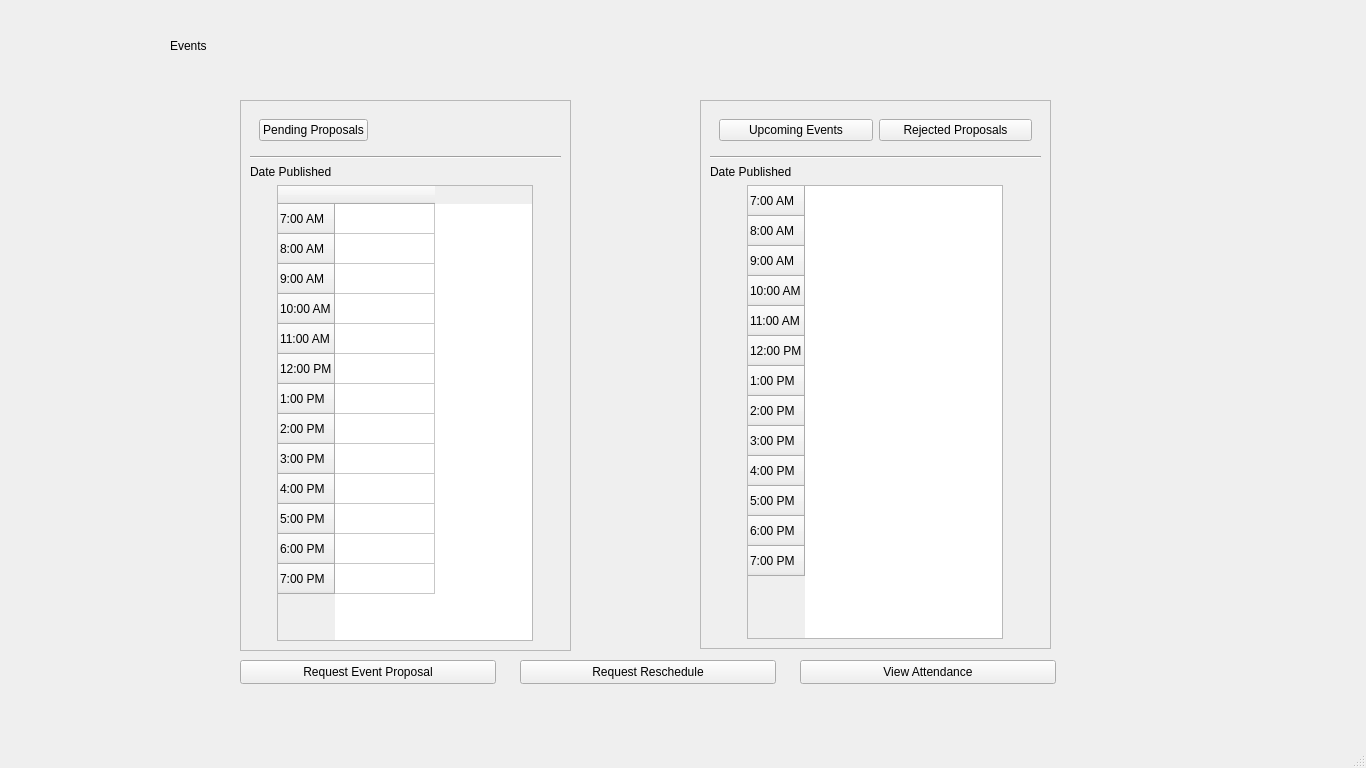
<?xml version="1.0" encoding="UTF-8"?>
<ui version="4.0">
 <class>MainWindow</class>
 <widget class="QMainWindow" name="MainWindow">
  <property name="geometry">
   <rect>
    <x>0</x>
    <y>0</y>
    <width>1366</width>
    <height>768</height>
   </rect>
  </property>
  <property name="windowTitle">
   <string>MainWindow</string>
  </property>
  <widget class="QWidget" name="centralwidget">
   <widget class="QStackedWidget" name="stackedWidget">
    <property name="geometry">
     <rect>
      <x>0</x>
      <y>0</y>
      <width>1366</width>
      <height>768</height>
     </rect>
    </property>
    <property name="currentIndex">
     <number>0</number>
    </property>
    <widget class="QWidget" name="page">
     <widget class="QWidget" name="horizontalLayoutWidget_4">
      <property name="geometry">
       <rect>
        <x>240</x>
        <y>100</y>
        <width>331</width>
        <height>551</height>
       </rect>
      </property>
      <layout class="QHBoxLayout" name="Pending_Layout">
       <item>
        <widget class="QFrame" name="Pending">
         <property name="frameShape">
          <enum>QFrame::StyledPanel</enum>
         </property>
         <layout class="QVBoxLayout" name="verticalLayout_4">
          <item>
           <widget class="QWidget" name="widget" native="true">
            <layout class="QHBoxLayout" name="horizontalLayout">
             <item alignment="Qt::AlignLeft">
              <widget class="QPushButton" name="PendingButton">
               <property name="text">
                <string>Pending Proposals</string>
               </property>
              </widget>
             </item>
            </layout>
           </widget>
          </item>
          <item>
           <widget class="Line" name="line_4">
            <property name="orientation">
             <enum>Qt::Horizontal</enum>
            </property>
           </widget>
          </item>
          <item alignment="Qt::AlignLeft|Qt::AlignTop">
           <widget class="QLabel" name="DatePublished_Pending">
            <property name="text">
             <string>Date Published</string>
            </property>
           </widget>
          </item>
          <item alignment="Qt::AlignHCenter">
           <widget class="QTableWidget" name="PendingTable">
            <row>
             <property name="text">
              <string>7:00 AM</string>
             </property>
            </row>
            <row>
             <property name="text">
              <string>8:00 AM</string>
             </property>
            </row>
            <row>
             <property name="text">
              <string>9:00 AM</string>
             </property>
            </row>
            <row>
             <property name="text">
              <string>10:00 AM</string>
             </property>
            </row>
            <row>
             <property name="text">
              <string>11:00 AM</string>
             </property>
            </row>
            <row>
             <property name="text">
              <string>12:00 PM</string>
             </property>
            </row>
            <row>
             <property name="text">
              <string>1:00 PM</string>
             </property>
            </row>
            <row>
             <property name="text">
              <string>2:00 PM</string>
             </property>
            </row>
            <row>
             <property name="text">
              <string>3:00 PM</string>
             </property>
            </row>
            <row>
             <property name="text">
              <string>4:00 PM</string>
             </property>
            </row>
            <row>
             <property name="text">
              <string>5:00 PM</string>
             </property>
            </row>
            <row>
             <property name="text">
              <string>6:00 PM</string>
             </property>
            </row>
            <row>
             <property name="text">
              <string>7:00 PM</string>
             </property>
            </row>
            <column>
             <property name="text">
              <string/>
             </property>
            </column>
           </widget>
          </item>
         </layout>
        </widget>
       </item>
      </layout>
     </widget>
     <widget class="QLabel" name="label">
      <property name="geometry">
       <rect>
        <x>170</x>
        <y>30</y>
        <width>111</width>
        <height>31</height>
       </rect>
      </property>
      <property name="text">
       <string>Events</string>
      </property>
     </widget>
     <widget class="QWidget" name="horizontalLayoutWidget_7">
      <property name="geometry">
       <rect>
        <x>700</x>
        <y>100</y>
        <width>351</width>
        <height>551</height>
       </rect>
      </property>
      <layout class="QHBoxLayout" name="Layout_Upcoming_Resched">
       <item>
        <widget class="QStackedWidget" name="UpcomingReschedule">
         <property name="currentIndex">
          <number>1</number>
         </property>
         <widget class="QWidget" name="page_5">
          <widget class="QFrame" name="UpcomingEvents">
           <property name="geometry">
            <rect>
             <x>0</x>
             <y>0</y>
             <width>351</width>
             <height>549</height>
            </rect>
           </property>
           <property name="frameShape">
            <enum>QFrame::StyledPanel</enum>
           </property>
           <layout class="QVBoxLayout" name="verticalLayout_9">
            <item>
             <widget class="QWidget" name="widget_8" native="true">
              <layout class="QHBoxLayout" name="horizontalLayout_7">
               <item>
                <widget class="QPushButton" name="UpcomingButton_2">
                 <property name="text">
                  <string>Upcoming Events</string>
                 </property>
                </widget>
               </item>
               <item>
                <widget class="QPushButton" name="RejectedButton">
                 <property name="text">
                  <string>Rejected Proposals</string>
                 </property>
                </widget>
               </item>
              </layout>
             </widget>
            </item>
            <item>
             <widget class="Line" name="line_9">
              <property name="orientation">
               <enum>Qt::Horizontal</enum>
              </property>
             </widget>
            </item>
            <item alignment="Qt::AlignLeft|Qt::AlignTop">
             <widget class="QLabel" name="DatePublished_Events_6">
              <property name="text">
               <string>Date Published</string>
              </property>
             </widget>
            </item>
            <item alignment="Qt::AlignHCenter">
             <widget class="QTableWidget" name="Events_table_6">
              <row>
               <property name="text">
                <string>7:00 AM</string>
               </property>
              </row>
              <row>
               <property name="text">
                <string>8:00 AM</string>
               </property>
              </row>
              <row>
               <property name="text">
                <string>9:00 AM</string>
               </property>
              </row>
              <row>
               <property name="text">
                <string>10:00 AM</string>
               </property>
              </row>
              <row>
               <property name="text">
                <string>11:00 AM</string>
               </property>
              </row>
              <row>
               <property name="text">
                <string>12:00 PM</string>
               </property>
              </row>
              <row>
               <property name="text">
                <string>1:00 PM</string>
               </property>
              </row>
              <row>
               <property name="text">
                <string>2:00 PM</string>
               </property>
              </row>
              <row>
               <property name="text">
                <string>3:00 PM</string>
               </property>
              </row>
              <row>
               <property name="text">
                <string>4:00 PM</string>
               </property>
              </row>
              <row>
               <property name="text">
                <string>5:00 PM</string>
               </property>
              </row>
              <row>
               <property name="text">
                <string>6:00 PM</string>
               </property>
              </row>
              <row>
               <property name="text">
                <string>7:00 PM</string>
               </property>
              </row>
             </widget>
            </item>
           </layout>
          </widget>
         </widget>
         <widget class="QWidget" name="page_6">
          <widget class="QFrame" name="RejectedProposals">
           <property name="geometry">
            <rect>
             <x>0</x>
             <y>0</y>
             <width>351</width>
             <height>549</height>
            </rect>
           </property>
           <property name="frameShape">
            <enum>QFrame::StyledPanel</enum>
           </property>
           <layout class="QVBoxLayout" name="verticalLayout_10">
            <item>
             <widget class="QWidget" name="widget_9" native="true">
              <layout class="QHBoxLayout" name="horizontalLayout_8">
               <item>
                <widget class="QPushButton" name="UpcomingButton">
                 <property name="text">
                  <string>Upcoming Events</string>
                 </property>
                </widget>
               </item>
               <item>
                <widget class="QPushButton" name="ReschduleButton">
                 <property name="text">
                  <string>Rejected Proposals</string>
                 </property>
                </widget>
               </item>
              </layout>
             </widget>
            </item>
            <item>
             <widget class="Line" name="line_10">
              <property name="orientation">
               <enum>Qt::Horizontal</enum>
              </property>
             </widget>
            </item>
            <item alignment="Qt::AlignLeft|Qt::AlignTop">
             <widget class="QLabel" name="DatePublished_Events_7">
              <property name="text">
               <string>Date Published</string>
              </property>
             </widget>
            </item>
            <item alignment="Qt::AlignHCenter">
             <widget class="QTableWidget" name="Events_table_7">
              <row>
               <property name="text">
                <string>7:00 AM</string>
               </property>
              </row>
              <row>
               <property name="text">
                <string>8:00 AM</string>
               </property>
              </row>
              <row>
               <property name="text">
                <string>9:00 AM</string>
               </property>
              </row>
              <row>
               <property name="text">
                <string>10:00 AM</string>
               </property>
              </row>
              <row>
               <property name="text">
                <string>11:00 AM</string>
               </property>
              </row>
              <row>
               <property name="text">
                <string>12:00 PM</string>
               </property>
              </row>
              <row>
               <property name="text">
                <string>1:00 PM</string>
               </property>
              </row>
              <row>
               <property name="text">
                <string>2:00 PM</string>
               </property>
              </row>
              <row>
               <property name="text">
                <string>3:00 PM</string>
               </property>
              </row>
              <row>
               <property name="text">
                <string>4:00 PM</string>
               </property>
              </row>
              <row>
               <property name="text">
                <string>5:00 PM</string>
               </property>
              </row>
              <row>
               <property name="text">
                <string>6:00 PM</string>
               </property>
              </row>
              <row>
               <property name="text">
                <string>7:00 PM</string>
               </property>
              </row>
             </widget>
            </item>
           </layout>
          </widget>
         </widget>
        </widget>
       </item>
      </layout>
     </widget>
     <widget class="QPushButton" name="ViewAttendanceButton">
      <property name="geometry">
       <rect>
        <x>800</x>
        <y>660</y>
        <width>256</width>
        <height>24</height>
       </rect>
      </property>
      <property name="text">
       <string>View Attendance</string>
      </property>
     </widget>
     <widget class="QPushButton" name="RequestRescheduleButton">
      <property name="geometry">
       <rect>
        <x>520</x>
        <y>660</y>
        <width>256</width>
        <height>24</height>
       </rect>
      </property>
      <property name="text">
       <string>Request Reschedule</string>
      </property>
     </widget>
     <widget class="QPushButton" name="RequestEventProposalButton">
      <property name="geometry">
       <rect>
        <x>240</x>
        <y>660</y>
        <width>256</width>
        <height>24</height>
       </rect>
      </property>
      <property name="text">
       <string>Request Event Proposal</string>
      </property>
     </widget>
    </widget>
    <widget class="QWidget" name="page_2"/>
   </widget>
  </widget>
  <widget class="QStatusBar" name="statusbar"/>
 </widget>
 <resources/>
 <connections/>
</ui>
